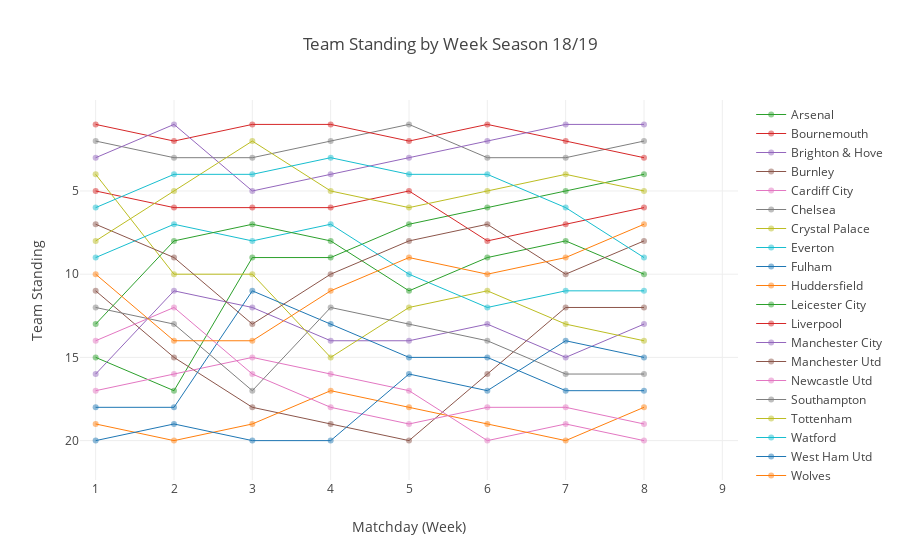

This figure's notebook cell:
### Code cell
teams = sorted(set(matchday['Team']))
additional_trace = go.Scatter(x=[15], y=[21], marker=dict(color='white'), showlegend=False, hoverinfo='none')
additional_trace2 = go.Scatter(x=[15], y=[0.9], marker=dict(color='white'), showlegend=False, hoverinfo='none')

data = [additional_trace, additional_trace2]
for team in teams:
    team_data = dict(
            x = matchday.loc[matchday['Team'] == team, 'Matchday'],
            y = matchday.loc[matchday['Team'] == team, 'Rank'],
            name = team,
            mode = 'lines+markers',
            text = matchday.loc[matchday['Team'] == team, 'Team'] + '<br>' +
                'Rank: ' + matchday.loc[matchday['Team'] == team, 'Rank'].apply(str),
            marker = dict(
                    size = 6,
                    opacity = 0.5),
            line = dict(width=1.0),
            type = 'scatter',
            hoverinfo = 'text',
        )
    data.append(team_data)

    
layout = go.Layout(
    title = 'Team Standing by Week Season 18/19',
    yaxis = dict(
        title ='Team Standing',
        range = [0.5, 20.5],
        autorange = 'reversed',
        zeroline = False,
        tickvals = [5, 10, 15, 20]
    ),
    xaxis = dict(
        title = 'Matchday (Week)',
        range = [.8, 9.2],
        
    ),
    hovermode = 'closest',
    legend = dict(traceorder = 'grouped')

)

fig = go.Figure(data = data, layout = layout)
iplot(fig)

### Figure 1 — Plotly figure (JSON) as saved in the notebook; plotly's stock layout.template omitted (floating-point values rounded to 4 significant figures)
{"data": [{"hoverinfo": "none", "marker": {"color": "white"}, "showlegend": false, "type": "scatter", "uid": "01c5f1cc-d5bd-11e8-939b-acde48001122", "x": [15], "y": [21]}, {"hoverinfo": "none", "marker": {"color": "white"}, "showlegend": false, "type": "scatter", "uid": "01c5f368-d5bd-11e8-a0a8-acde48001122", "x": [15], "y": [0.9]}, {"hoverinfo": "text", "line": {"width": 1}, "marker": {"opacity": 0.5, "size": 6}, "mode": "lines+markers", "name": "Arsenal", "text": ["Arsenal<br>Rank: 15", "Arsenal<br>Rank: 17", "Arsenal<br>Rank: 9", "Arsenal<br>Rank: 9", "Arsenal<br>Rank: 7", "Arsenal<br>Rank: 6", "Arsenal<br>Rank: 5", "Arsenal<br>Rank: 4"], "type": "scatter", "uid": "01c5f41c-d5bd-11e8-b432-acde48001122", "x": [1, 2, 3, 4, 5, 6, 7, 8], "y": [15, 17, 9, 9, 7, 6, 5, 4]}, {"hoverinfo": "text", "line": {"width": 1}, "marker": {"opacity": 0.5, "size": 6}, "mode": "lines+markers", "name": "Bournemouth", "text": ["Bournemouth<br>Rank: 5", "Bournemouth<br>Rank: 6", "Bournemouth<br>Rank: 6", "Bournemouth<br>Rank: 6", "Bournemouth<br>Rank: 5", "Bournemouth<br>Rank: 8", "Bournemouth<br>Rank: 7", "Bournemouth<br>Rank: 6"], "type": "scatter", "uid": "01c5f4b4-d5bd-11e8-b4f0-acde48001122", "x": [1, 2, 3, 4, 5, 6, 7, 8], "y": [5, 6, 6, 6, 5, 8, 7, 6]}, {"hoverinfo": "text", "line": {"width": 1}, "marker": {"opacity": 0.5, "size": 6}, "mode": "lines+markers", "name": "Brighton & Hove", "text": ["Brighton & Hove<br>Rank: 16", "Brighton & Hove<br>Rank: 11", "Brighton & Hove<br>Rank: 12", "Brighton & Hove<br>Rank: 14", "Brighton & Hove<br>Rank: 14", "Brighton & Hove<br>Rank: 13", "Brighton & Hove<br>Rank: 15", "Brighton & Hove<br>Rank: 13"], "type": "scatter", "uid": "01c5f548-d5bd-11e8-94be-acde48001122", "x": [1, 2, 3, 4, 5, 6, 7, 8], "y": [16, 11, 12, 14, 14, 13, 15, 13]}, {"hoverinfo": "text", "line": {"width": 1}, "marker": {"opacity": 0.5, "size": 6}, "mode": "lines+markers", "name": "Burnley", "text": ["Burnley<br>Rank: 11", "Burnley<br>Rank: 15", "Burnley<br>Rank: 18", "Burnley<br>Rank: 19", "Burnley<br>Rank: 20", "Burnley<br>Rank: 16", "Burnley<br>Rank: 12", "Burnley<br>Rank: 12"], "type": "scatter", "uid": "01c5f5d4-d5bd-11e8-bc6f-acde48001122", "x": [1, 2, 3, 4, 5, 6, 7, 8], "y": [11, 15, 18, 19, 20, 16, 12, 12]}, {"hoverinfo": "text", "line": {"width": 1}, "marker": {"opacity": 0.5, "size": 6}, "mode": "lines+markers", "name": "Cardiff City", "text": ["Cardiff City<br>Rank: 17", "Cardiff City<br>Rank: 16", "Cardiff City<br>Rank: 15", "Cardiff City<br>Rank: 16", "Cardiff City<br>Rank: 17", "Cardiff City<br>Rank: 20", "Cardiff City<br>Rank: 19", "Cardiff City<br>Rank: 20"], "type": "scatter", "uid": "01c5f658-d5bd-11e8-ade9-acde48001122", "x": [1, 2, 3, 4, 5, 6, 7, 8], "y": [17, 16, 15, 16, 17, 20, 19, 20]}, {"hoverinfo": "text", "line": {"width": 1}, "marker": {"opacity": 0.5, "size": 6}, "mode": "lines+markers", "name": "Chelsea", "text": ["Chelsea<br>Rank: 2", "Chelsea<br>Rank: 3", "Chelsea<br>Rank: 3", "Chelsea<br>Rank: 2", "Chelsea<br>Rank: 1", "Chelsea<br>Rank: 3", "Chelsea<br>Rank: 3", "Chelsea<br>Rank: 2"], "type": "scatter", "uid": "01c5f6e2-d5bd-11e8-a1a0-acde48001122", "x": [1, 2, 3, 4, 5, 6, 7, 8], "y": [2, 3, 3, 2, 1, 3, 3, 2]}, {"hoverinfo": "text", "line": {"width": 1}, "marker": {"opacity": 0.5, "size": 6}, "mode": "lines+markers", "name": "Crystal Palace", "text": ["Crystal Palace<br>Rank: 4", "Crystal Palace<br>Rank: 10", "Crystal Palace<br>Rank: 10", "Crystal Palace<br>Rank: 15", "Crystal Palace<br>Rank: 12", "Crystal Palace<br>Rank: 11", "Crystal Palace<br>Rank: 13", "Crystal Palace<br>Rank: 14"], "type": "scatter", "uid": "01c5f764-d5bd-11e8-81c2-acde48001122", "x": [1, 2, 3, 4, 5, 6, 7, 8], "y": [4, 10, 10, 15, 12, 11, 13, 14]}, {"hoverinfo": "text", "line": {"width": 1}, "marker": {"opacity": 0.5, "size": 6}, "mode": "lines+markers", "name": "Everton", "text": ["Everton<br>Rank: 9", "Everton<br>Rank: 7", "Everton<br>Rank: 8", "Everton<br>Rank: 7", "Everton<br>Rank: 10", "Everton<br>Rank: 12", "Everton<br>Rank: 11", "Everton<br>Rank: 11"], "type": "scatter", "uid": "01c5f7e6-d5bd-11e8-a64c-acde48001122", "x": [1, 2, 3, 4, 5, 6, 7, 8], "y": [9, 7, 8, 7, 10, 12, 11, 11]}, {"hoverinfo": "text", "line": {"width": 1}, "marker": {"opacity": 0.5, "size": 6}, "mode": "lines+markers", "name": "Fulham", "text": ["Fulham<br>Rank: 18", "Fulham<br>Rank: 18", "Fulham<br>Rank: 11", "Fulham<br>Rank: 13", "Fulham<br>Rank: 15", "Fulham<br>Rank: 15", "Fulham<br>Rank: 17", "Fulham<br>Rank: 17"], "type": "scatter", "uid": "01c5f868-d5bd-11e8-a7a1-acde48001122", "x": [1, 2, 3, 4, 5, 6, 7, 8], "y": [18, 18, 11, 13, 15, 15, 17, 17]}, {"hoverinfo": "text", "line": {"width": 1}, "marker": {"opacity": 0.5, "size": 6}, "mode": "lines+markers", "name": "Huddersfield", "text": ["Huddersfield<br>Rank: 19", "Huddersfield<br>Rank: 20", "Huddersfield<br>Rank: 19", "Huddersfield<br>Rank: 17", "Huddersfield<br>Rank: 18", "Huddersfield<br>Rank: 19", "Huddersfield<br>Rank: 20", "Huddersfield<br>Rank: 18"], "type": "scatter", "uid": "01c5f8e2-d5bd-11e8-8584-acde48001122", "x": [1, 2, 3, 4, 5, 6, 7, 8], "y": [19, 20, 19, 17, 18, 19, 20, 18]}, {"hoverinfo": "text", "line": {"width": 1}, "marker": {"opacity": 0.5, "size": 6}, "mode": "lines+markers", "name": "Leicester City", "text": ["Leicester City<br>Rank: 13", "Leicester City<br>Rank: 8", "Leicester City<br>Rank: 7", "Leicester City<br>Rank: 8", "Leicester City<br>Rank: 11", "Leicester City<br>Rank: 9", "Leicester City<br>Rank: 8", "Leicester City<br>Rank: 10"], "type": "scatter", "uid": "01c5f962-d5bd-11e8-88a6-acde48001122", "x": [1, 2, 3, 4, 5, 6, 7, 8], "y": [13, 8, 7, 8, 11, 9, 8, 10]}, {"hoverinfo": "text", "line": {"width": 1}, "marker": {"opacity": 0.5, "size": 6}, "mode": "lines+markers", "name": "Liverpool", "text": ["Liverpool<br>Rank: 1", "Liverpool<br>Rank: 2", "Liverpool<br>Rank: 1", "Liverpool<br>Rank: 1", "Liverpool<br>Rank: 2", "Liverpool<br>Rank: 1", "Liverpool<br>Rank: 2", "Liverpool<br>Rank: 3"], "type": "scatter", "uid": "01c5f9da-d5bd-11e8-b71f-acde48001122", "x": [1, 2, 3, 4, 5, 6, 7, 8], "y": [1, 2, 1, 1, 2, 1, 2, 3]}, {"hoverinfo": "text", "line": {"width": 1}, "marker": {"opacity": 0.5, "size": 6}, "mode": "lines+markers", "name": "Manchester City", "text": ["Manchester City<br>Rank: 3", "Manchester City<br>Rank: 1", "Manchester City<br>Rank: 5", "Manchester City<br>Rank: 4", "Manchester City<br>Rank: 3", "Manchester City<br>Rank: 2", "Manchester City<br>Rank: 1", "Manchester City<br>Rank: 1"], "type": "scatter", "uid": "01c5fa5c-d5bd-11e8-910c-acde48001122", "x": [1, 2, 3, 4, 5, 6, 7, 8], "y": [3, 1, 5, 4, 3, 2, 1, 1]}, {"hoverinfo": "text", "line": {"width": 1}, "marker": {"opacity": 0.5, "size": 6}, "mode": "lines+markers", "name": "Manchester Utd", "text": ["Manchester Utd<br>Rank: 7", "Manchester Utd<br>Rank: 9", "Manchester Utd<br>Rank: 13", "Manchester Utd<br>Rank: 10", "Manchester Utd<br>Rank: 8", "Manchester Utd<br>Rank: 7", "Manchester Utd<br>Rank: 10", "Manchester Utd<br>Rank: 8"], "type": "scatter", "uid": "01c5fade-d5bd-11e8-8a38-acde48001122", "x": [1, 2, 3, 4, 5, 6, 7, 8], "y": [7, 9, 13, 10, 8, 7, 10, 8]}, {"hoverinfo": "text", "line": {"width": 1}, "marker": {"opacity": 0.5, "size": 6}, "mode": "lines+markers", "name": "Newcastle Utd", "text": ["Newcastle Utd<br>Rank: 14", "Newcastle Utd<br>Rank: 12", "Newcastle Utd<br>Rank: 16", "Newcastle Utd<br>Rank: 18", "Newcastle Utd<br>Rank: 19", "Newcastle Utd<br>Rank: 18", "Newcastle Utd<br>Rank: 18", "Newcastle Utd<br>Rank: 19"], "type": "scatter", "uid": "01c5fb92-d5bd-11e8-897b-acde48001122", "x": [1, 2, 3, 4, 5, 6, 7, 8], "y": [14, 12, 16, 18, 19, 18, 18, 19]}, {"hoverinfo": "text", "line": {"width": 1}, "marker": {"opacity": 0.5, "size": 6}, "mode": "lines+markers", "name": "Southampton", "text": ["Southampton<br>Rank: 12", "Southampton<br>Rank: 13", "Southampton<br>Rank: 17", "Southampton<br>Rank: 12", "Southampton<br>Rank: 13", "Southampton<br>Rank: 14", "Southampton<br>Rank: 16", "Southampton<br>Rank: 16"], "type": "scatter", "uid": "01c5fc1e-d5bd-11e8-9f0c-acde48001122", "x": [1, 2, 3, 4, 5, 6, 7, 8], "y": [12, 13, 17, 12, 13, 14, 16, 16]}, {"hoverinfo": "text", "line": {"width": 1}, "marker": {"opacity": 0.5, "size": 6}, "mode": "lines+markers", "name": "Tottenham", "text": ["Tottenham<br>Rank: 8", "Tottenham<br>Rank: 5", "Tottenham<br>Rank: 2", "Tottenham<br>Rank: 5", "Tottenham<br>Rank: 6", "Tottenham<br>Rank: 5", "Tottenham<br>Rank: 4", "Tottenham<br>Rank: 5"], "type": "scatter", "uid": "01c5fc98-d5bd-11e8-92a7-acde48001122", "x": [1, 2, 3, 4, 5, 6, 7, 8], "y": [8, 5, 2, 5, 6, 5, 4, 5]}, {"hoverinfo": "text", "line": {"width": 1}, "marker": {"opacity": 0.5, "size": 6}, "mode": "lines+markers", "name": "Watford", "text": ["Watford<br>Rank: 6", "Watford<br>Rank: 4", "Watford<br>Rank: 4", "Watford<br>Rank: 3", "Watford<br>Rank: 4", "Watford<br>Rank: 4", "Watford<br>Rank: 6", "Watford<br>Rank: 9"], "type": "scatter", "uid": "01c5fd18-d5bd-11e8-b9f2-acde48001122", "x": [1, 2, 3, 4, 5, 6, 7, 8], "y": [6, 4, 4, 3, 4, 4, 6, 9]}, {"hoverinfo": "text", "line": {"width": 1}, "marker": {"opacity": 0.5, "size": 6}, "mode": "lines+markers", "name": "West Ham Utd", "text": ["West Ham Utd<br>Rank: 20", "West Ham Utd<br>Rank: 19", "West Ham Utd<br>Rank: 20", "West Ham Utd<br>Rank: 20", "West Ham Utd<br>Rank: 16", "West Ham Utd<br>Rank: 17", "West Ham Utd<br>Rank: 14", "West Ham Utd<br>Rank: 15"], "type": "scatter", "uid": "01c5fd90-d5bd-11e8-a2ce-acde48001122", "x": [1, 2, 3, 4, 5, 6, 7, 8], "y": [20, 19, 20, 20, 16, 17, 14, 15]}, {"hoverinfo": "text", "line": {"width": 1}, "marker": {"opacity": 0.5, "size": 6}, "mode": "lines+markers", "name": "Wolves", "text": ["Wolves<br>Rank: 10", "Wolves<br>Rank: 14", "Wolves<br>Rank: 14", "Wolves<br>Rank: 11", "Wolves<br>Rank: 9", "Wolves<br>Rank: 10", "Wolves<br>Rank: 9", "Wolves<br>Rank: 7"], "type": "scatter", "uid": "01c5fe12-d5bd-11e8-b581-acde48001122", "x": [1, 2, 3, 4, 5, 6, 7, 8], "y": [10, 14, 14, 11, 9, 10, 9, 7]}], "layout": {"hovermode": "closest", "legend": {"traceorder": "grouped"}, "title": "Team Standing by Week Season 18/19", "xaxis": {"range": [0.8, 9.2], "title": "Matchday (Week)"}, "yaxis": {"autorange": "reversed", "range": [0.5, 20.5], "tickvals": [5, 10, 15, 20], "title": "Team Standing", "zeroline": false}}}
